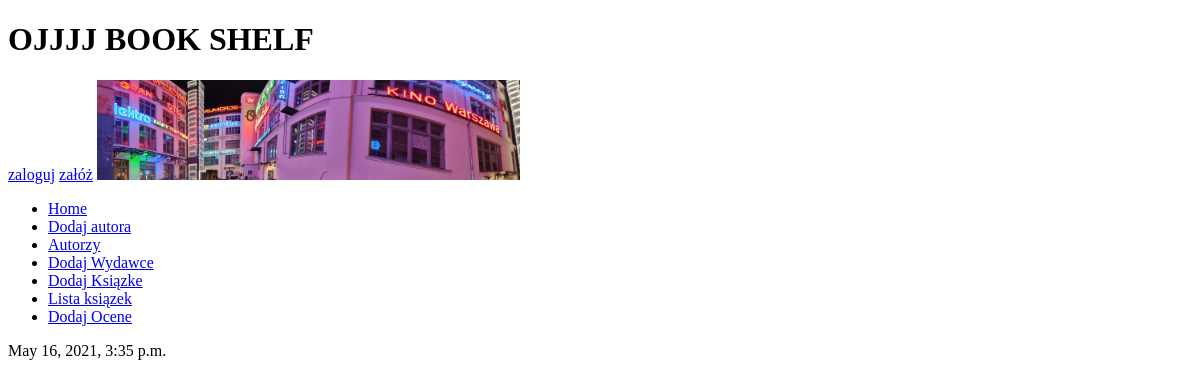
Page /book_list/ on the earlier database version.
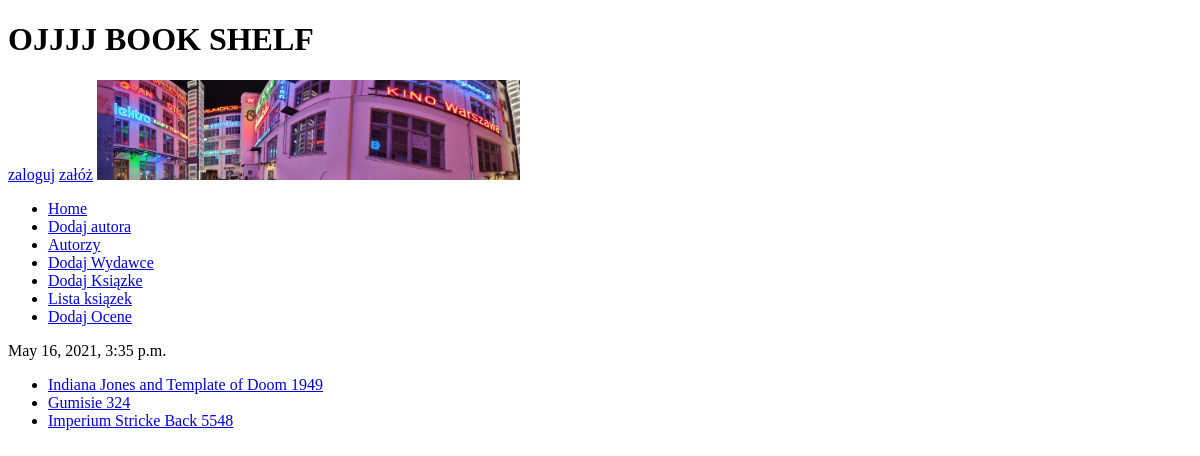
Same page on the later database version.
### bookshelf/models.py (models this page shows)
class Book(models.Model):
    title = models.CharField(max_length=64)
    year = models.IntegerField()
    publisher = models.ForeignKey(Publisher, on_delete=models.CASCADE)
    author = models.ForeignKey(Author, on_delete=models.CASCADE)
    def __str__(self):
        return f"{self.title} {self.year}"
    def get_absolute_url(self):
        return reverse("update_book", args=(self.pk,))

### bookshelf/views.py (the view)
# urls.py: path("book_list/", views.ListBookView.as_view(), name='book_list'),
class ListBookView(ListView):
    model = Book
    name = "Book"
    template_name = 'list_view.html'
    def get_context_data(self, *, object_list=None, **kwargs):
        c = super().get_context_data(object_list=None, **kwargs)
        return c

### bookshelf/cp.py (called while the page is built)
def get_date(request):
    return {'data':datetime.now()}

### templates/list_view.html (shortened to what this page needs)
{% extends 'base.html' %}
{% block zawartosc %}
    <ul>
    {% for obj in object_list %}
        <li> <a href="{{ obj.get_absolute_url }}"> {{ obj }}</a></li>
    {% endfor %}
    </ul>
{% endblock %}

### templates/base.html (shortened to what this page needs)
{% load static %}
<!doctype html>
<html lang="en">
<head>
</head>
<body>
<h1>OJJJJ BOOK SHELF </h1>
{% if user.is_authenticated %}
    <p>Siema {{ user.username}}</p>
    <p><a href="{% url 'logout' %}">wyloguj</a></p>
{% else %}
    <a href="{% url 'login' %}">zaloguj</a>
    <a href="{% url 'register' %}">załóż</a>
{% endif %}
<img src="{% static 'obrazki/a.jpg' %}" height="100px">
{% include 'buttons.html' %}
<p>{{ data }}</p>
{% block zawartosc %}{% endblock %}
</body>
</html>

### templates/buttons.html
<ul>
    <li><a href="{% url 'index' %}">Home</a></li>
    <li><a href="{% url 'add_author' %}">Dodaj autora</a></li>
    <li><a href="{% url 'authors' %}">Autorzy</a></li>
    <li><a href="{% url 'add_publisher' %}">Dodaj Wydawce</a></li>
    <li><a href="{% url 'add_book' %}">Dodaj Ksiązke</a></li>
    <li><a href="{% url 'book_list' %}">Lista ksiązek</a></li>
    <li><a href="{% url 'add_bookreview' %}">Dodaj Ocene</a></li>
</ul>

Differences in the rows shown:
added Book: title+year "Indiana Jones and Template of Doom 1949"
added Book: title+year "Gumisie 324"
added Book: title+year "Imperium Stricke Back 5548"
